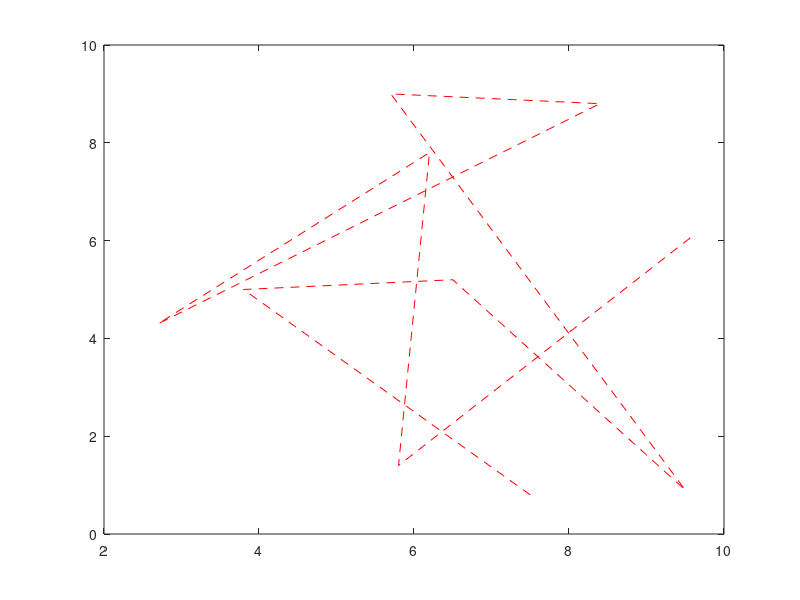

Write MATLAB code to recreate this figure. (Note: this script raises an error after producing the figure.)
%deuxieme partie de sum
x = [7.5 3.8 6.5 9.5 5.7 8.4 2.7 6.2 5.8 9.6]
y = [0.8 5.0 5.2 0.9 9.0 8.8 4.3 7.8 1.4 6.1]

plot(x,y,'Color','r','Linestyle','--')

hold on;
scatter(7.5,0.8,'x','b');
%jai cree une matrice ou la premeier ligne represente lerreur des abscise
%et la deuxieme ligne represente lerreur des abscisse
e = [ x(2 :1 : 10 )- x(1: 1  :  9) ;  y(2 :1 : 10 )- y(1: 1  :  9) ] 
%on utlise la formule x^2+y^2=rayon^2 pour trouver le rayon a chaque fois
rayon= sqrt ((e(1 , 1 : end)).^2 + (e(2 , 1 : end )).^2)
%on met des cercles vertes
scatter(x(2:end),y(2:end),rayon*10,'g')
%jai limpression que lescedrcles ont le meme rayon

%figure;
t=0:9;
%plot(t,x,'r');
%hold on;
ppx = spline (t,x);%ppx est une fonction polynnomiale de degre 3 par morceuax
%pour connaitre sa valeur a instant donne t 
v= ppval (ppx , 1.5);
t_prime= 0: 0.01 : 9;
vx= ppval (ppx , t_prime);
hold on;
%plot (t_prime, vx , 'k');

%qstion
ppy=spline(t,y);%je fais une interopolation par morceau pour chcun de t par y
vy=ppval(ppy, t_prime );
%plot( t_prime , vy, 'b');
plot(vx , vy ,'Color','b');
%pour lespositions intermediaires sur le grapjhe d'origine et obtenir une
%trajectoir interpole 
